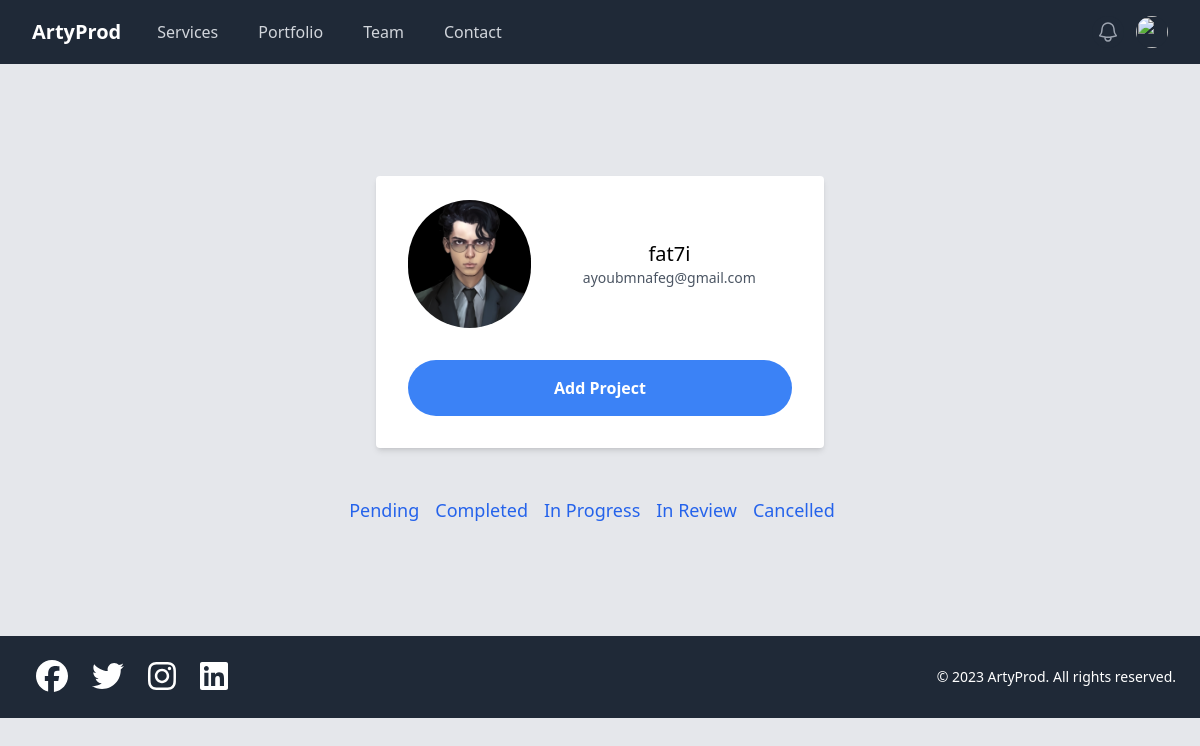
The page /profile/?status=P (signed in) on the database as committed earlier.
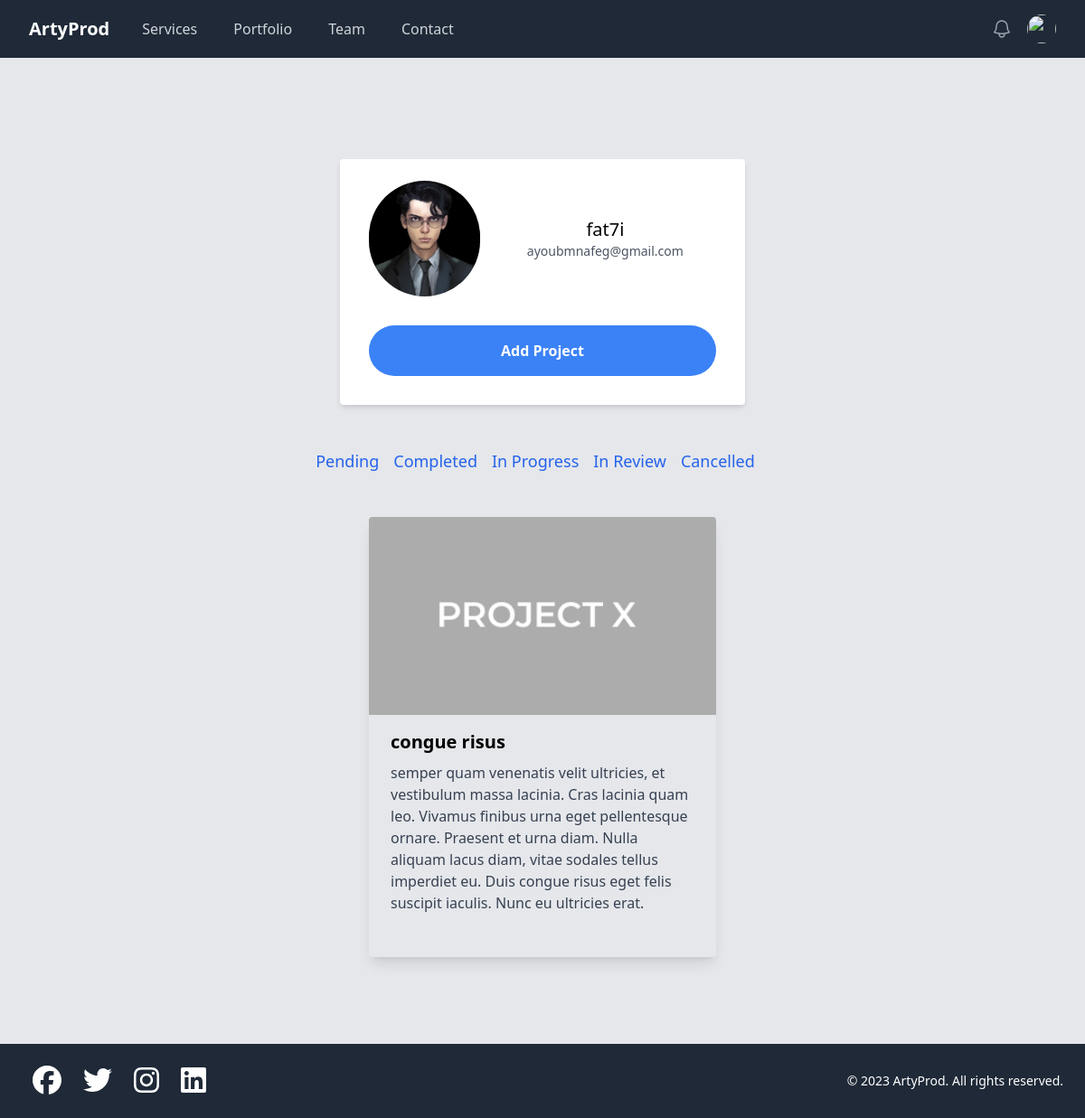
The same page on the database as committed later.
### core/models.py (models this page shows, shortened)
class Project(models.Model):
    STATUS_CHOICES = [
        ('P', 'Pending'),
        ('C', 'Completed'),
        ('IP', 'In Progress'),
        ('IR', 'In Review'),
        ('CL', 'Cancelled')
    ]
    project_name = models.CharField(max_length=30)
    description = models.TextField()
    image = models.ImageField(upload_to='media/projects', blank=True, null=True)
    tags = models.ManyToManyField('Project_tag')
    owner = models.ForeignKey(Client, on_delete=models.CASCADE)
    responsibles = models.ManyToManyField(Staff, related_name='staff')
    service = models.ForeignKey(Service, on_delete=models.CASCADE)
    status = models.CharField(max_length=2, choices=STATUS_CHOICES, default='P')
    REQUIRED_FIELDS = ['name', 'description', 'tags']

### core/views.py (the view)
# urls.py: path('profile/', profile, name='profile'),
@login_required
def profile(request):
    client = Client.objects.get(user=request.user)
    status = request.GET.get('status', '')
    projects = Project.objects.filter(owner=client)
    context = {
        'client': client,
        'projects': projects,
        'status': status
    }
    return render(request, 'core/profile.html', context)

### core/templates/core/profile.html (shortened to what this page needs)
{% extends 'core/base.html' %}
{% block content %}
<div class="flex justify-center items-center mt-8">
    <div class="max-w-md w-full mx-auto">
      <div class="bg-white shadow-md rounded px-8 pt-6 pb-8 mb-4">
        <div class="flex justify-center items-center mb-8">
          <div class="w-1/3">
            {% if client.photo %}
              <img class="rounded-full w-32 h-32" src="{{ client.photo.url }}" alt="Profile Photo">
            {% else %}
              <div class="rounded-full w-32 h-32 bg-gray-200"></div>
            {% endif %}
          </div>
          <div class="w-2/3 ml-4 text-center">
            <h2 class="text-xl font-medium">{{ client.user.username }}</h2>
            <p class="text-gray-600 text-sm">{{ client.user.email }}</p>
          </div>
        </div>
        <div class="flex justify-center">
          <a href="{% url 'add_project' %}" class="bg-blue-500 hover:bg-blue-700 text-white font-bold py-4 px-8 rounded-full w-full max-w-md text-center focus:outline-none focus:shadow-outline">
            Add Project
          </a>
        </div>
      </div>
    </div>
  </div>
<div class="flex justify-center mt-8">
  <div class="flex items-center">
    <a href="?status=P" class="mr-4 text-lg font-medium text-blue-600 {% if status == 'P' %}font-bold{% endif %}">Pending</a>
    <a href="?status=C" class="mr-4 text-lg font-medium text-blue-600 {% if status == 'C' %}font-bold{% endif %}">Completed</a>
    <a href="?status=IP" class="mr-4 text-lg font-medium text-blue-600 {% if status == 'IP' %}font-bold{% endif %}">In Progress</a>
    <a href="?status=IR" class="mr-4 text-lg font-medium text-blue-600 {% if status == 'IR' %}font-bold{% endif %}">In Review</a>
    <a href="?status=CL" class="mr-4 text-lg font-medium text-blue-600 {% if status == 'CL' %}font-bold{% endif %}">Cancelled</a>
  </div>
</div>
<div class="flex flex-wrap justify-center mt-8">
  {% for project in projects %}
    {% if project.status == status %}
      <div class="max-w-sm rounded overflow-hidden shadow-lg m-4">
        <img class="w-full" src="{{ project.image.url }}" alt="Project Image">
        <div class="px-6 py-4">
          <div class="font-bold text-xl mb-2">{{ project.project_name }}</div>
          <p class="text-gray-700 text-base">{{ project.description }}</p>
        </div>
        <div class="px-6 py-4">
        </div>
      </div>
    {% endif %}
  {% empty %}
    <p class="text-center">No projects found with the selected status.</p>
  {% endfor %}
</div>
{% endblock content %}

Rows that differ between the two databases and show on the page:
added Project: image (picture), project_name "congue risus", description "semper quam venenatis velit ultricies, et vestibulum massa lacinia. Cras lacinia quam leo. Vivamus finibus urna eget pellentesque ornare. Praesent et urna diam. Nulla aliquam lacus diam, vitae sodales tellus imperdiet eu. Duis congue risus eget felis suscipit iaculis. Nunc eu ultricies erat."
